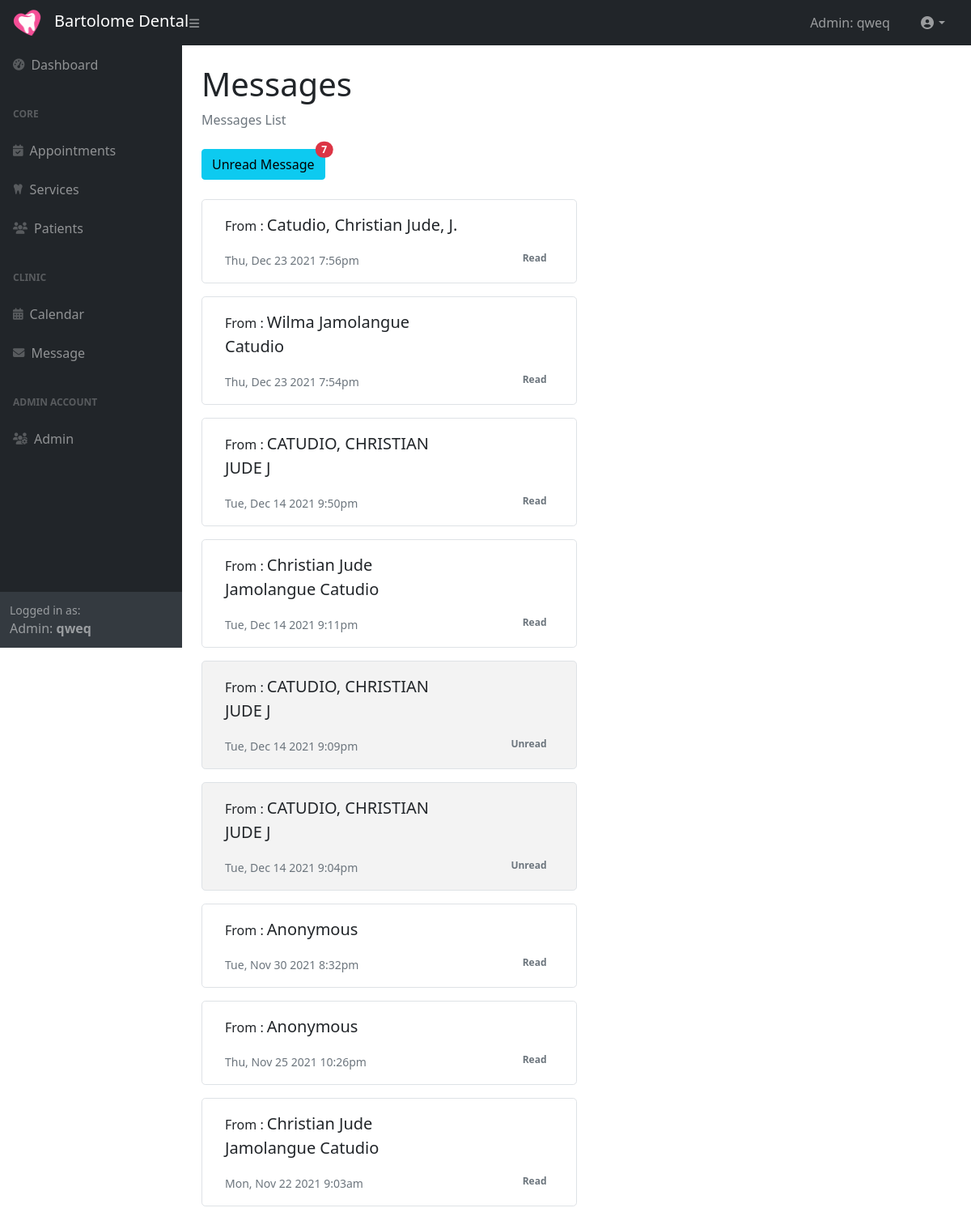
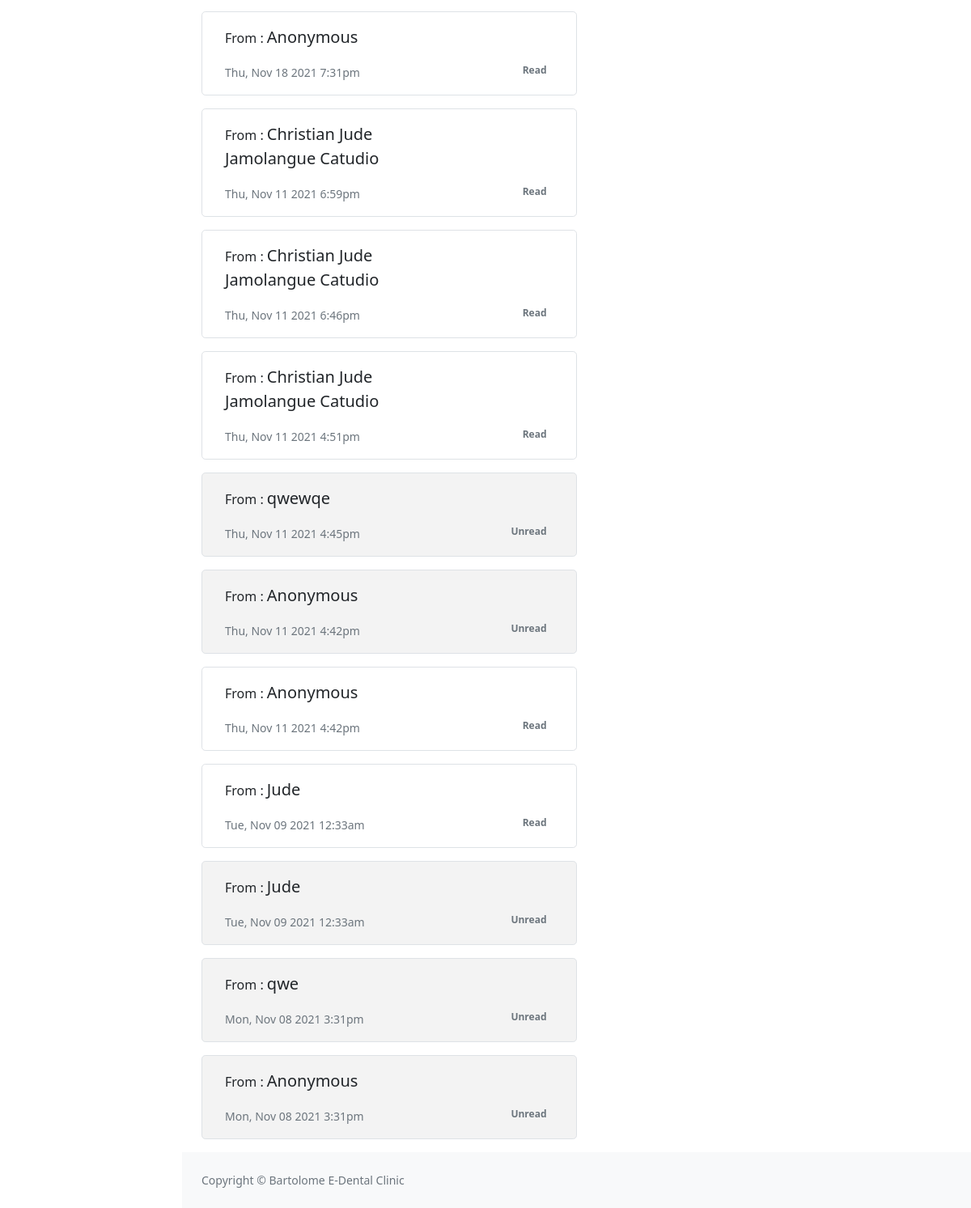
The page /admin/message.php (signed in) on the database as committed earlier (2 pictures, top to bottom).
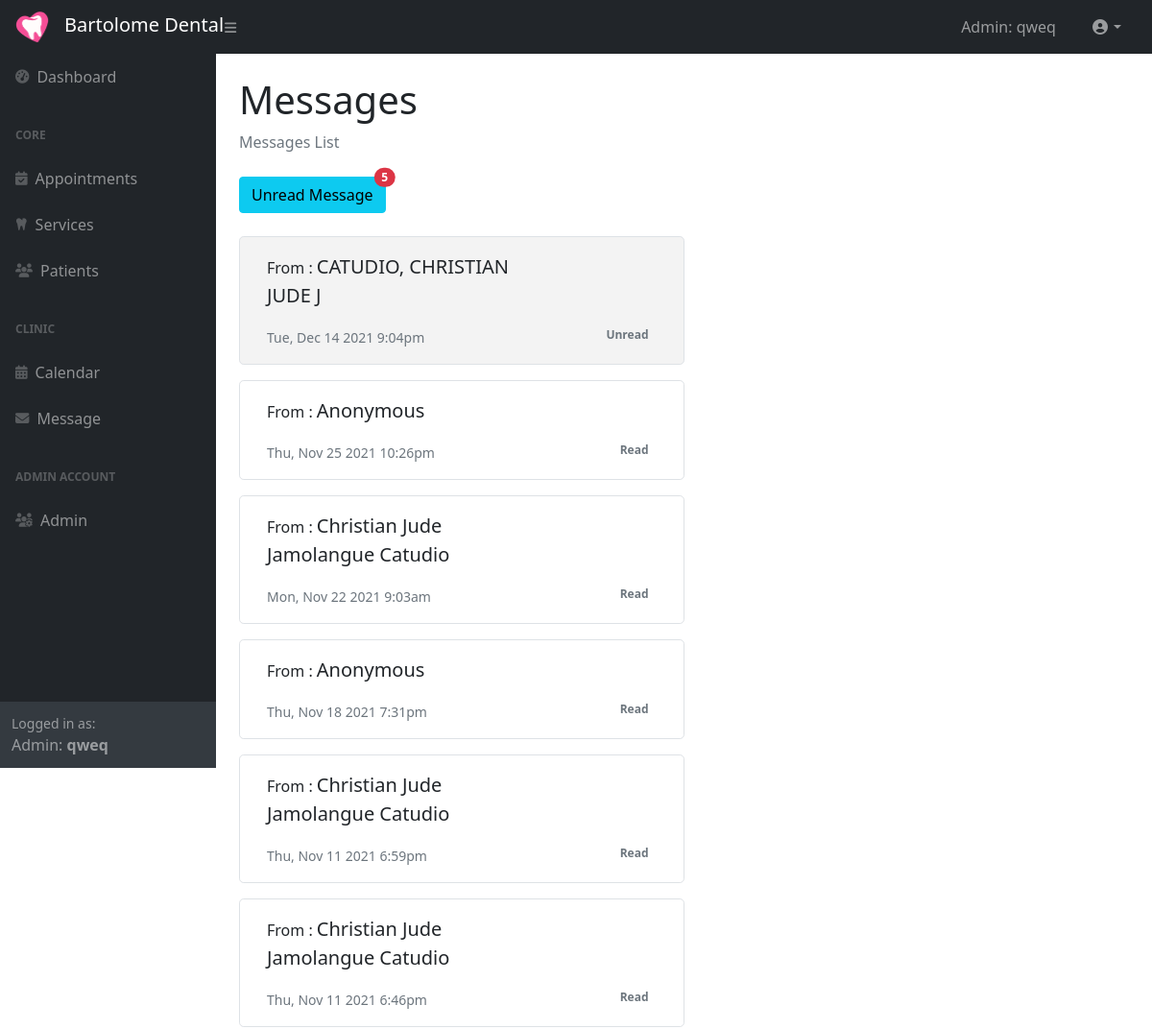
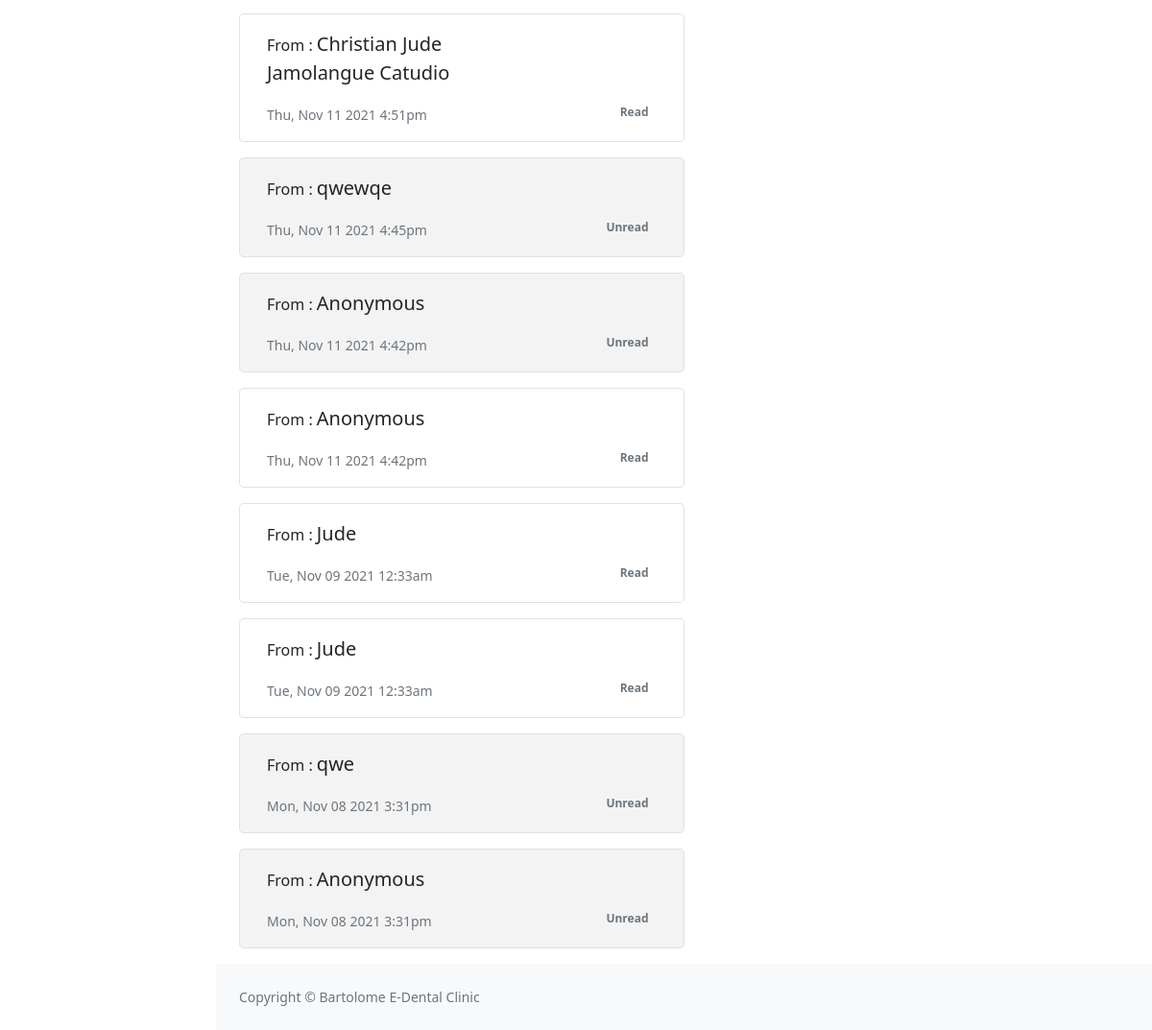
The same page on the database as committed later (2 pictures, top to bottom).
### tables this page shows
CREATE TABLE `message` (
  `Message_ID` int(6) NOT NULL,
  `Body` text NOT NULL,
  `From_Name` varchar(100) DEFAULT NULL,
  `Phone` varchar(15) DEFAULT NULL,
  `Email` varchar(100) DEFAULT NULL,
  `Date_Send` datetime NOT NULL,
  `IsRead` tinyint(1) NOT NULL
);

### classes/databaseConnection.class.php (called while the page is built)
<?php
class DatabaseConnection {
    private $host = 'localhost';
    private $user = 'root';
    private $password = '';
    private $databaseName = 'dentalclinic_system';
    protected function connect(){
        try{
            $dsn = 'mysql:host='. $this->host .';dbname='. $this->databaseName;
            $pdo =  new PDO($dsn, $this->user, $this->password);
            $pdo->setAttribute(PDO::ATTR_DEFAULT_FETCH_MODE,PDO::FETCH_ASSOC);
            return $pdo;
        }catch(PDOException $e){
            print "Error: " .$e->getMessage() . "<br/>";
            die();
        }
    }
}

### classes/message.class.php (called while the page is built, shortened)
<?php
include_once 'databaseConnection.class.php';
class Message extends DatabaseConnection
{
    public function getAllMessage()
    {
        $sql = "SELECT `Message_ID`, `Body`, `From_Name`, `Phone`, `Email`, `Date_Send`, `IsRead` FROM `message` ORDER BY `message`.`Date_Send` DESC";
        $stmt = $this->connect()->query($sql);
        $allMsg = array();
        while ($row = $stmt->fetch()) {
            $msg = array("Message_ID" => $row["Message_ID"], "Body" => $row["Body"],  "From_Name" => $row["From_Name"], "Phone" => $row["Phone"], "Email" => $row["Email"], "Date_Send" => $row["Date_Send"], "IsRead" => $row["IsRead"]);
            array_push($allMsg, $msg);
        }
        return $allMsg;
    }
    public function getUnreadMessage()
    {
        $sql = "SELECT * FROM `message` WHERE `IsRead` = 0 ORDER BY `Message_ID` DESC";
        $stmt = $this->connect()->query($sql);
        $allMsg = array();
        while ($row = $stmt->fetch()) {
            $msg = array("Message_ID" => $row["Message_ID"], "Body" => $row["Body"],  "From_Name" => $row["From_Name"], "Phone" => $row["Phone"], "Email" => $row["Email"], "Date_Send" => $row["Date_Send"], "IsRead" => $row["IsRead"]);
            array_push($allMsg, $msg);
        }
        return $allMsg;
    }
}

### admin/message.php (the view, shortened to what this page needs)
<?php session_start();
include '../classes/message.class.php';
$objMessage = new Message();
$unreadMessages = $objMessage->getUnreadMessage();
$unreadMessageNum = 0;
foreach ($unreadMessages as $unread) {
    $unreadMessageNum += 1;
}
?>
<!DOCTYPE html>
<html lang="en">
<head>
    <?php include 'html-head.php' ?>
</head>
<body class="sb-nav-fixed">
    <?php include 'nav_top.php' ?>
    <div id="layoutSidenav">
        <?php include 'nav_side.php' ?>
        <div id="layoutSidenav_content">
            <main>
                <div class="container-fluid px-4">
                    <h1 class="mt-4">Messages</h1>
                    <ol class="breadcrumb mb-4">
                        <li class="breadcrumb-item active">Messages List</li>
                    </ol>
                    <a href="message/unread">
                        <button type="button" class="btn btn-info position-relative">
                            Unread Message
                            <span class="position-absolute top-0 start-100 translate-middle badge rounded-pill bg-danger">
                                <?php echo $unreadMessageNum; ?>
                            </span>
                        </button>
                    </a>
                    <br>
                    <br>
                    <div class="container-fluid">
                        <div class="row">
                            <div class="col-xl-6">
                                <?php
                                $messages = $objMessage->getAllMessage();
                                foreach ($messages as $entry) {
                                    $from_name = (strcmp($entry["From_Name"], "") != 0) ? $entry["From_Name"] : "Anonymous";
                                    $Message_ID = $entry["Message_ID"];
                                    $send_TimeStamp = new DateTime($entry["Date_Send"]);
                                    $date_send = $send_TimeStamp->format('D, M d Y');
                                    $time_send = $send_TimeStamp->format('g:ia');
                                    $isReadClass = $entry["IsRead"] ? "Read" : "Unread";
                                    echo <<<MESSAGE
                                                <div class="row p-3 mb-3 border rounded-3 $isReadClass message-wrapper" id="$Message_ID">
                                                <div class="col ">
                                                    <p class="card-text">From : <span class="fs-5"> $from_name </span></p>
                                                    <p class="card-text"><small class="text-muted">$date_send $time_send</small></p>
                                                </div>
                                                <div class="col-3 align-self-end text-end ">
                                                    <span class="badge p-2  text-secondary">$isReadClass</span>
                                                </div>
                                                </div>
                                        MESSAGE;
                                }
                                ?>
                            </div>
                        </div>
                    </div>
                </div>
            </main>
            <?php include 'html-footer.php' ?>
        </div>
    </div>
</body>
</html>

### admin/html-head.php (shortened to what this page needs)
<link href="https://cdn.jsdelivr.net/npm/simple-datatables@latest/dist/style.css" rel="stylesheet" />
<link href="styles/bootstap_css/styles.css" rel="stylesheet" />
<link rel="stylesheet" href="styles/style.css">

### admin/nav_top.php (shortened to what this page needs)
<nav class="sb-topnav navbar navbar-expand navbar-dark bg-dark">
    <a class="navbar-brand ps-3" href="index"><img src="resources/icons/logov2.png" class="img-fluid bg-dark borderless me-3" alt="Bartolome Dental Logo " style="width: 35px;">Bartolome Dental</a>
    <button class="btn btn-link btn-sm order-1 order-lg-0 me-4 me-lg-0" id="sidebarToggle" href="#!"><i class="fas fa-bars"></i></button>
    <div class="d-none d-md-inline-block form-inline ms-auto me-0 me-md-3 my-2 my-md-0">
        <div class="container">
            <span class="navbar-text">
                Admin:   <?php echo $_SESSION["userAdmin"]?>
            </span>
        </div>
    </div>
    <ul class="navbar-nav ms-auto ms-md-0 me-3 me-lg-4">
        <li class="nav-item dropdown">
            <a class="nav-link dropdown-toggle" id="navbarDropdown" href="#" role="button" data-bs-toggle="dropdown" aria-expanded="false"><i class="fas fa-user-circle fa-fw"></i></a>
        </li>
    </ul>
</nav>

### admin/nav_side.php
<div id="layoutSidenav_nav">
            <nav class="sb-sidenav accordion sb-sidenav-dark" id="sidenavAccordion">
                <div class="sb-sidenav-menu">
                    <div class="nav">
                        <a class="nav-link" href="">
                            <div class="sb-nav-link-icon"><i class="fas fa-tachometer-alt"></i></div>
                            Dashboard
                        </a>
                        <div class="sb-sidenav-menu-heading">Core</div>
                        <a class="nav-link" href="appointment">
                            <div class="sb-nav-link-icon"><i class="fas fa-calendar-check"></i></div>
                            Appointments
                        </a>
                        <a class="nav-link" href="service">
                            <div class="sb-nav-link-icon"><i class="fas fa-tooth"></i></div>
                            Services
                        </a>
                        <a class="nav-link" href="patients">
                            <div class="sb-nav-link-icon"><i class="fas fa-users"></i></div>
                            Patients
                        </a>
                        <div class="sb-sidenav-menu-heading">Clinic</div>
                        <a class="nav-link" href="calendar">
                            <div class="sb-nav-link-icon"><i class="fas fa-calendar-alt"></i></div>
                            Calendar
                        </a>
                        <a class="nav-link" href="message">
                            <div class="sb-nav-link-icon"><i class="fas fa-envelope"></i></div>
                            Message
                        </a>
                        <div class="sb-sidenav-menu-heading">Admin Account</div>
                        <a class="nav-link" href="admin">
                            <div class="sb-nav-link-icon"><i class="fas fa-users-cog"></i></div>
                            Admin
                        </a>
                    </div>
                </div>
                <div class="sb-sidenav-footer">
                    <div class="small">Logged in as:</div>
                       Admin: <strong><?php echo $_SESSION["userAdmin"]?></strong>
                </div>
            </nav>
        </div>

### admin/html-footer.php
<footer class="py-4 bg-light mt-auto">
    <div class="container-fluid px-4">
        <div class="d-flex align-items-center justify-content-between small">
            <div class="text-muted">Copyright &copy; Bartolome E-Dental Clinic</div>
        </div>
    </div>
</footer>

### admin/styles/style.css (style rules this page uses)
.Unread { background-color: #f3f3f3; }
.message-wrapper { cursor: pointer; }

Rows that differ between the two databases and show on the page:
removed message: From_Name "Catudio, Christian Jude, J.", Date_Send "Thu, Dec 23 2021", Date_Send "7:56pm", IsRead "Read"
removed message: From_Name "Wilma Jamolangue Catudio", Date_Send "Thu, Dec 23 2021", Date_Send "7:54pm", IsRead "Read"
removed message: From_Name "CATUDIO, CHRISTIAN JUDE J", Date_Send "Tue, Dec 14 2021", Date_Send "9:50pm", IsRead "Read"
removed message: From_Name "Christian Jude Jamolangue Catudio", Date_Send "Tue, Dec 14 2021", Date_Send "9:11pm", IsRead "Read"
removed message: From_Name "CATUDIO, CHRISTIAN JUDE J", Date_Send "Tue, Dec 14 2021", Date_Send "9:09pm", IsRead "Unread"
removed message: From_Name "Anonymous", Date_Send "Tue, Nov 30 2021", Date_Send "8:32pm", IsRead "Read"
changed message (number 12 of 14 on the later page): IsRead "Unread" → "Read"
Other text that changed with them:
$unreadMessageNum: "7" → "5"
